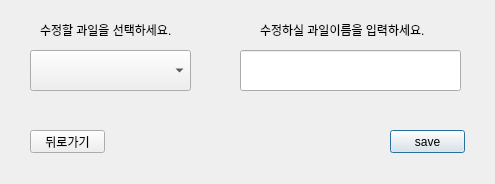
<?xml version="1.0" encoding="UTF-8"?>
<ui version="4.0">
 <class>Dialog</class>
 <widget class="QDialog" name="Dialog">
  <property name="geometry">
   <rect>
    <x>0</x>
    <y>0</y>
    <width>495</width>
    <height>184</height>
   </rect>
  </property>
  <property name="windowTitle">
   <string>Dialog</string>
  </property>
  <widget class="QPushButton" name="save">
   <property name="geometry">
    <rect>
     <x>390</x>
     <y>130</y>
     <width>75</width>
     <height>23</height>
    </rect>
   </property>
   <property name="text">
    <string>save</string>
   </property>
  </widget>
  <widget class="QLineEdit" name="fruit_name_adit">
   <property name="geometry">
    <rect>
     <x>240</x>
     <y>50</y>
     <width>221</width>
     <height>41</height>
    </rect>
   </property>
  </widget>
  <widget class="QComboBox" name="fruit_name">
   <property name="geometry">
    <rect>
     <x>30</x>
     <y>50</y>
     <width>161</width>
     <height>41</height>
    </rect>
   </property>
  </widget>
  <widget class="QPushButton" name="search_del_2">
   <property name="geometry">
    <rect>
     <x>30</x>
     <y>130</y>
     <width>75</width>
     <height>23</height>
    </rect>
   </property>
   <property name="text">
    <string>뒤로가기</string>
   </property>
  </widget>
  <widget class="QLabel" name="label">
   <property name="geometry">
    <rect>
     <x>40</x>
     <y>20</y>
     <width>151</width>
     <height>20</height>
    </rect>
   </property>
   <property name="text">
    <string>수정할 과일을 선택하세요.</string>
   </property>
  </widget>
  <widget class="QLabel" name="label_2">
   <property name="geometry">
    <rect>
     <x>260</x>
     <y>20</y>
     <width>181</width>
     <height>20</height>
    </rect>
   </property>
   <property name="text">
    <string>수정하실 과일이름을 입력하세요.</string>
   </property>
  </widget>
 </widget>
 <resources/>
 <connections/>
</ui>
